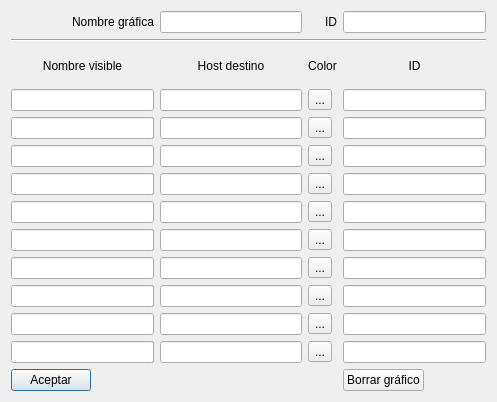
<?xml version="1.0" encoding="UTF-8"?>
<ui version="4.0">
 <class>DlgEditPingChart</class>
 <widget class="QDialog" name="DlgEditPingChart">
  <property name="geometry">
   <rect>
    <x>0</x>
    <y>0</y>
    <width>497</width>
    <height>402</height>
   </rect>
  </property>
  <property name="windowTitle">
   <string>Editar destinos del ping</string>
  </property>
  <layout class="QGridLayout" name="gridLayout">
   <item row="3" column="1">
    <widget class="QLineEdit" name="host1LineEdit"/>
   </item>
   <item row="11" column="2">
    <widget class="QToolButton" name="host9Button">
     <property name="text">
      <string>...</string>
     </property>
    </widget>
   </item>
   <item row="4" column="1">
    <widget class="QLineEdit" name="host2LineEdit"/>
   </item>
   <item row="0" column="3">
    <widget class="QLineEdit" name="chartID"/>
   </item>
   <item row="2" column="0">
    <widget class="QLabel" name="label_4">
     <property name="text">
      <string>Nombre visible</string>
     </property>
     <property name="alignment">
      <set>Qt::AlignCenter</set>
     </property>
    </widget>
   </item>
   <item row="3" column="0">
    <widget class="QLineEdit" name="name1LineEdit"/>
   </item>
   <item row="2" column="2">
    <widget class="QLabel" name="label_2">
     <property name="text">
      <string>Color</string>
     </property>
     <property name="alignment">
      <set>Qt::AlignCenter</set>
     </property>
    </widget>
   </item>
   <item row="9" column="2">
    <widget class="QToolButton" name="host7Button">
     <property name="text">
      <string>...</string>
     </property>
    </widget>
   </item>
   <item row="7" column="2">
    <widget class="QToolButton" name="host5Button">
     <property name="text">
      <string>...</string>
     </property>
    </widget>
   </item>
   <item row="12" column="2">
    <widget class="QToolButton" name="host10Button">
     <property name="text">
      <string>...</string>
     </property>
    </widget>
   </item>
   <item row="11" column="1">
    <widget class="QLineEdit" name="host9LineEdit"/>
   </item>
   <item row="2" column="3">
    <widget class="QLabel" name="label_3">
     <property name="text">
      <string>ID</string>
     </property>
     <property name="alignment">
      <set>Qt::AlignCenter</set>
     </property>
    </widget>
   </item>
   <item row="5" column="0">
    <widget class="QLineEdit" name="name3LineEdit"/>
   </item>
   <item row="11" column="3">
    <widget class="QLineEdit" name="id9LineEdit"/>
   </item>
   <item row="2" column="1">
    <widget class="QLabel" name="label">
     <property name="text">
      <string>Host destino</string>
     </property>
     <property name="alignment">
      <set>Qt::AlignCenter</set>
     </property>
    </widget>
   </item>
   <item row="8" column="1">
    <widget class="QLineEdit" name="host6LineEdit"/>
   </item>
   <item row="13" column="3">
    <widget class="QPushButton" name="removeChartButton">
     <property name="sizePolicy">
      <sizepolicy hsizetype="Fixed" vsizetype="Fixed">
       <horstretch>0</horstretch>
       <verstretch>0</verstretch>
      </sizepolicy>
     </property>
     <property name="text">
      <string>Borrar gráfico</string>
     </property>
     <property name="autoDefault">
      <bool>false</bool>
     </property>
    </widget>
   </item>
   <item row="10" column="0">
    <widget class="QLineEdit" name="name8LineEdit"/>
   </item>
   <item row="9" column="1">
    <widget class="QLineEdit" name="host7LineEdit"/>
   </item>
   <item row="0" column="1">
    <widget class="QLineEdit" name="chartName"/>
   </item>
   <item row="12" column="0">
    <widget class="QLineEdit" name="name10LineEdit"/>
   </item>
   <item row="8" column="2">
    <widget class="QToolButton" name="host6Button">
     <property name="text">
      <string>...</string>
     </property>
    </widget>
   </item>
   <item row="10" column="1">
    <widget class="QLineEdit" name="host8LineEdit"/>
   </item>
   <item row="5" column="2">
    <widget class="QToolButton" name="host3Button">
     <property name="text">
      <string>...</string>
     </property>
    </widget>
   </item>
   <item row="6" column="2">
    <widget class="QToolButton" name="host4Button">
     <property name="text">
      <string>...</string>
     </property>
    </widget>
   </item>
   <item row="0" column="0">
    <widget class="QLabel" name="label_5">
     <property name="text">
      <string>Nombre gráfica</string>
     </property>
     <property name="alignment">
      <set>Qt::AlignRight|Qt::AlignTrailing|Qt::AlignVCenter</set>
     </property>
    </widget>
   </item>
   <item row="5" column="3">
    <widget class="QLineEdit" name="id3LineEdit"/>
   </item>
   <item row="7" column="3">
    <widget class="QLineEdit" name="id5LineEdit"/>
   </item>
   <item row="9" column="0">
    <widget class="QLineEdit" name="name7LineEdit"/>
   </item>
   <item row="3" column="2">
    <widget class="QToolButton" name="host1Button">
     <property name="text">
      <string>...</string>
     </property>
    </widget>
   </item>
   <item row="4" column="3">
    <widget class="QLineEdit" name="id2LineEdit"/>
   </item>
   <item row="8" column="0">
    <widget class="QLineEdit" name="name6LineEdit"/>
   </item>
   <item row="6" column="3">
    <widget class="QLineEdit" name="id4LineEdit"/>
   </item>
   <item row="6" column="1">
    <widget class="QLineEdit" name="host4LineEdit"/>
   </item>
   <item row="12" column="1">
    <widget class="QLineEdit" name="host10LineEdit"/>
   </item>
   <item row="7" column="0">
    <widget class="QLineEdit" name="name5LineEdit"/>
   </item>
   <item row="13" column="0">
    <widget class="QPushButton" name="acceptButton">
     <property name="sizePolicy">
      <sizepolicy hsizetype="Fixed" vsizetype="Fixed">
       <horstretch>0</horstretch>
       <verstretch>0</verstretch>
      </sizepolicy>
     </property>
     <property name="text">
      <string>Aceptar</string>
     </property>
     <property name="autoDefault">
      <bool>false</bool>
     </property>
     <property name="default">
      <bool>true</bool>
     </property>
    </widget>
   </item>
   <item row="7" column="1">
    <widget class="QLineEdit" name="host5LineEdit"/>
   </item>
   <item row="6" column="0">
    <widget class="QLineEdit" name="name4LineEdit"/>
   </item>
   <item row="4" column="2">
    <widget class="QToolButton" name="host2Button">
     <property name="text">
      <string>...</string>
     </property>
    </widget>
   </item>
   <item row="8" column="3">
    <widget class="QLineEdit" name="id6LineEdit"/>
   </item>
   <item row="10" column="3">
    <widget class="QLineEdit" name="id8LineEdit"/>
   </item>
   <item row="12" column="3">
    <widget class="QLineEdit" name="id10LineEdit"/>
   </item>
   <item row="9" column="3">
    <widget class="QLineEdit" name="id7LineEdit"/>
   </item>
   <item row="4" column="0">
    <widget class="QLineEdit" name="name2LineEdit"/>
   </item>
   <item row="5" column="1">
    <widget class="QLineEdit" name="host3LineEdit"/>
   </item>
   <item row="0" column="2">
    <widget class="QLabel" name="label_6">
     <property name="text">
      <string>ID</string>
     </property>
     <property name="alignment">
      <set>Qt::AlignRight|Qt::AlignTrailing|Qt::AlignVCenter</set>
     </property>
    </widget>
   </item>
   <item row="10" column="2">
    <widget class="QToolButton" name="host8Button">
     <property name="text">
      <string>...</string>
     </property>
    </widget>
   </item>
   <item row="11" column="0">
    <widget class="QLineEdit" name="name9LineEdit"/>
   </item>
   <item row="3" column="3">
    <widget class="QLineEdit" name="id1LineEdit"/>
   </item>
   <item row="1" column="0" colspan="4">
    <widget class="Line" name="line">
     <property name="orientation">
      <enum>Qt::Horizontal</enum>
     </property>
    </widget>
   </item>
  </layout>
 </widget>
 <tabstops>
  <tabstop>chartName</tabstop>
  <tabstop>chartID</tabstop>
  <tabstop>name1LineEdit</tabstop>
  <tabstop>host1LineEdit</tabstop>
  <tabstop>name2LineEdit</tabstop>
  <tabstop>host2LineEdit</tabstop>
  <tabstop>name3LineEdit</tabstop>
  <tabstop>host3LineEdit</tabstop>
  <tabstop>name4LineEdit</tabstop>
  <tabstop>host4LineEdit</tabstop>
  <tabstop>name5LineEdit</tabstop>
  <tabstop>host5LineEdit</tabstop>
  <tabstop>name6LineEdit</tabstop>
  <tabstop>host6LineEdit</tabstop>
  <tabstop>name7LineEdit</tabstop>
  <tabstop>host7LineEdit</tabstop>
  <tabstop>name8LineEdit</tabstop>
  <tabstop>host8LineEdit</tabstop>
  <tabstop>name9LineEdit</tabstop>
  <tabstop>host9LineEdit</tabstop>
  <tabstop>name10LineEdit</tabstop>
  <tabstop>host10LineEdit</tabstop>
  <tabstop>id1LineEdit</tabstop>
  <tabstop>id2LineEdit</tabstop>
  <tabstop>id3LineEdit</tabstop>
  <tabstop>id4LineEdit</tabstop>
  <tabstop>id5LineEdit</tabstop>
  <tabstop>id6LineEdit</tabstop>
  <tabstop>id7LineEdit</tabstop>
  <tabstop>id8LineEdit</tabstop>
  <tabstop>id9LineEdit</tabstop>
  <tabstop>id10LineEdit</tabstop>
  <tabstop>host1Button</tabstop>
  <tabstop>host2Button</tabstop>
  <tabstop>host3Button</tabstop>
  <tabstop>host4Button</tabstop>
  <tabstop>host5Button</tabstop>
  <tabstop>host6Button</tabstop>
  <tabstop>host7Button</tabstop>
  <tabstop>host8Button</tabstop>
  <tabstop>host9Button</tabstop>
  <tabstop>host10Button</tabstop>
  <tabstop>acceptButton</tabstop>
  <tabstop>removeChartButton</tabstop>
 </tabstops>
 <resources/>
 <connections/>
</ui>
